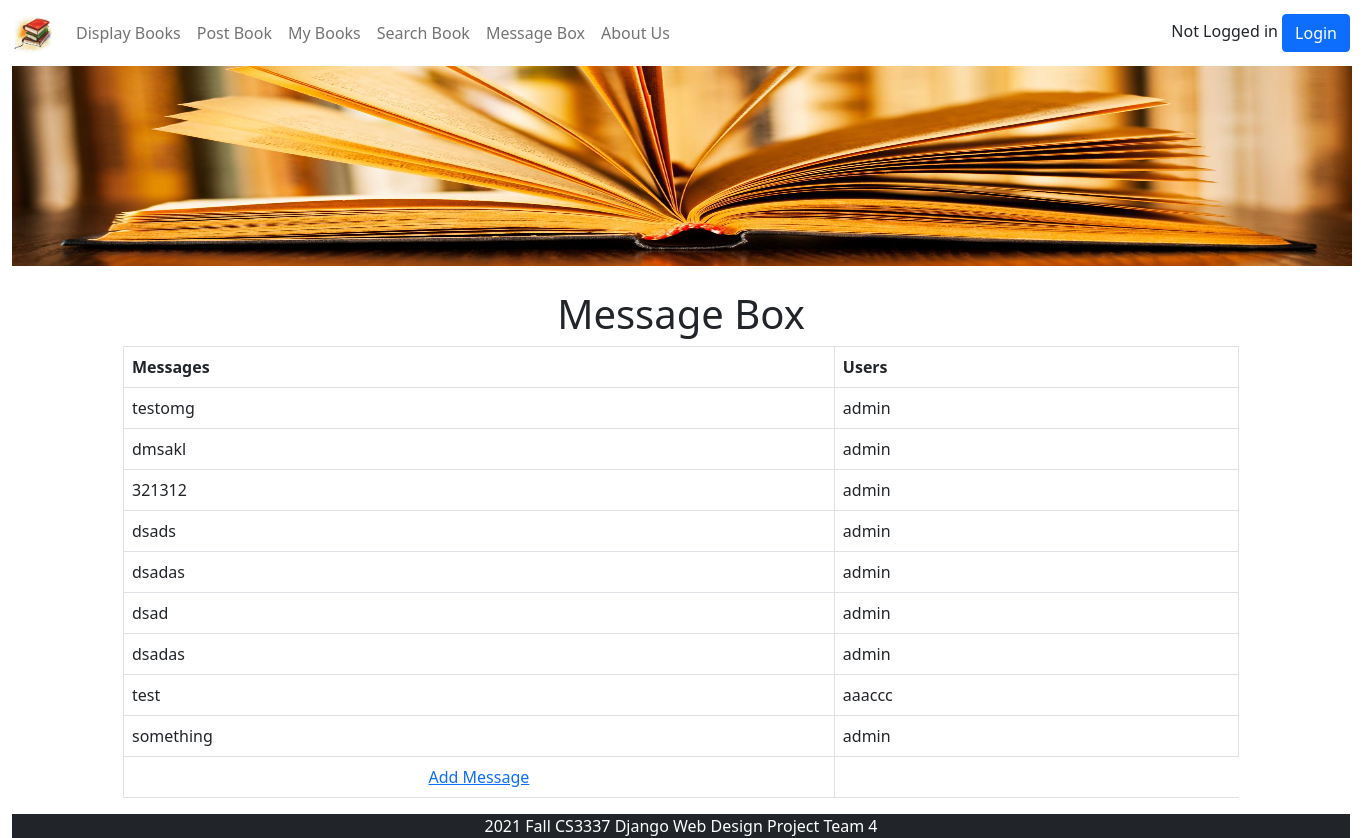
Page /messagebox on the committed database.
### bookMng/models.py (models this page shows, shortened)
class Messages(models.Model):
    message = models.CharField(max_length=200)
    username = models.ForeignKey(User, blank=True, null=True, on_delete=models.CASCADE)

### bookMng/views.py (the view)
# urls.py: path('messagebox', views.messagebox, name='messagebox'),
def messagebox(request):
    messages = Messages.objects.all()
    books = Book.objects.all()
    return render(request,
                  'bookMng/messagebox.html',
                  {
                      'item_list': MainMenu.objects.all(),
                      'messages': messages,
                      'books': books,
                  })

### bookEx/templates/bookMng/messagebox.html (shortened to what this page needs)
{% extends "base.html" %}
{% load static %}
{% block content %}
<h1 align="center"> Message Box </h1>
  <table class="table table-bordered">
          <thead>
        <tr>
            <th scope="col">Messages</th>
            <th scope="col">Users</th>
        </tr>
    </thead>
      {% for message in messages %}
        <tr>
            <td>{{ message.message }} </td>
            <td>{{ message.username }} </td>
        </tr>
            {% endfor %}
        <tr>
            <td align="center">
                <a href="book_message">Add Message</a>
            </td>
        </tr>
  </table>
{% endblock content %}

### rows in the picture
Messages: message "testomg", username "admin"
Messages: message "dmsakl", username "admin"
Messages: message "321312", username "admin"
Messages: message "dsads", username "admin"
Messages: message "dsadas", username "admin"
Messages: message "dsad", username "admin"
Messages: message "dsadas", username "admin"
Messages: message "test", username "aaaccc"
Messages: message "something", username "admin"
